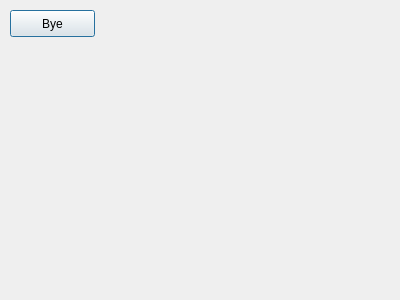
<?xml version="1.0" encoding="UTF-8"?>
<ui version="4.0">
 <class>Dialog</class>
 <widget class="QDialog" name="Dialog">
  <property name="geometry">
   <rect>
    <x>0</x>
    <y>0</y>
    <width>400</width>
    <height>300</height>
   </rect>
  </property>
  <property name="windowTitle">
   <string>Dialog</string>
  </property>
  <widget class="QPushButton" name="btn1">
   <property name="geometry">
    <rect>
     <x>10</x>
     <y>10</y>
     <width>85</width>
     <height>27</height>
    </rect>
   </property>
   <property name="text">
    <string>Bye</string>
   </property>
  </widget>
 </widget>
 <resources/>
 <connections>
  <connection>
   <sender>btn1</sender>
   <signal>clicked()</signal>
   <receiver>Dialog</receiver>
   <slot>close()</slot>
   <hints>
    <hint type="sourcelabel">
     <x>52</x>
     <y>23</y>
    </hint>
    <hint type="destinationlabel">
     <x>199</x>
     <y>149</y>
    </hint>
   </hints>
  </connection>
 </connections>
</ui>
